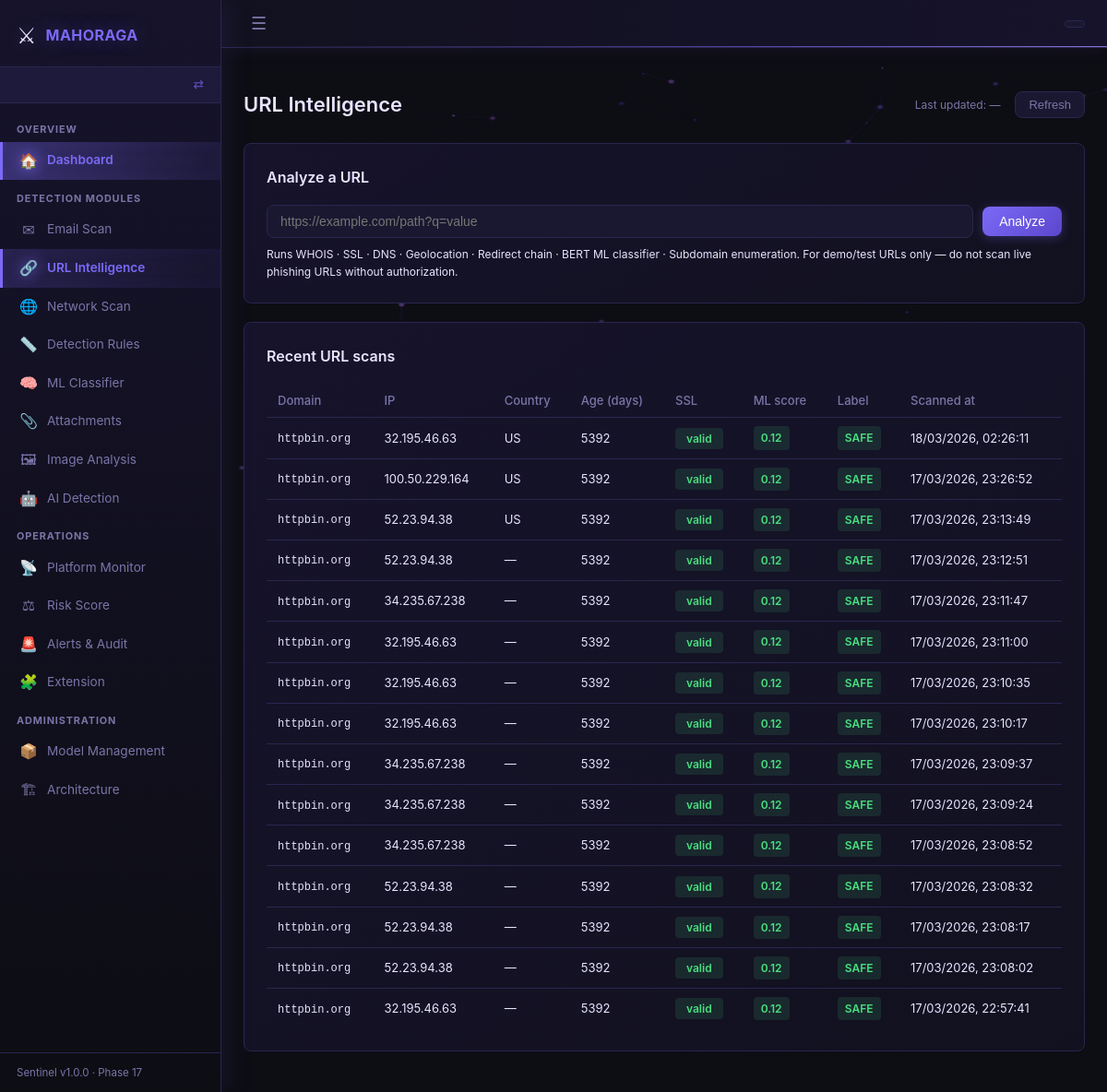
The page /url/intel on the database its author committed.
### backend/app/models.py (models this page shows)
class URLScan(db.Model):
    __tablename__ = "url_scans"
    id               = db.Column(db.Integer, primary_key=True)
    email_id         = db.Column(db.Integer, db.ForeignKey("email_scans.id"), nullable=True)
    raw_url          = db.Column(db.Text)
    normalized_url   = db.Column(db.Text)
    domain           = db.Column(db.String(255))
    ip_address       = db.Column(db.String(60))
    country          = db.Column(db.String(100))
    whois_data       = db.Column(db.Text)          # JSON string
    domain_age_days  = db.Column(db.Integer)
    ssl_valid        = db.Column(db.Boolean)
    ssl_issuer       = db.Column(db.String(255))
    redirect_chain   = db.Column(db.Text)          # JSON array of hop dicts
    ml_score         = db.Column(db.Float)         # 0.0 – 1.0 from BERT model
    rule_score       = db.Column(db.Float)         # score from rule engine
    final_label      = db.Column(db.String(20))    # BENIGN / SUSPICIOUS / MALICIOUS
    scanned_at       = db.Column(db.DateTime, default=datetime.utcnow)
    network_scans    = db.relationship("NetworkScan", backref="url_scan", lazy=True)

### backend/app/routes/url_intel.py (the view)
@url_intel_bp.route("/url/intel", methods=["GET"])
def url_intel_page():
    recent = (
        URLScan.query
        .order_by(URLScan.scanned_at.desc())
        .limit(15)
        .all()
    )
    return render_template("url_intel.html", recent_scans=recent)

### backend/app/routes/dashboard.py (called while the page is built, shortened)
def get_current_role() -> str:
    return session.get("role", "")

def get_sidebar_config():
    role = get_current_role()
    cfg  = ROLES.get(role, {})
    all_items = _all_sidebar_items()
    if cfg.get("allowed_prefixes") is None:
        return all_items   # admin sees everything

### frontend/templates/url_intel.html (shortened to what this page needs)
{% extends "base.html" %}
{% block content %}
<div class="page-header">
  <h1>URL Intelligence</h1>
  <span class="last-updated">
    Last updated: <span id="update-time">—</span>
  </span>
  <button class="btn-refresh" onclick="refreshHistory()">Refresh</button>
</div>
<div class="card">
  <h2>Analyze a URL</h2>
  <div class="url-input-row">
    <input type="text" id="url-input" placeholder="https://example.com/path?q=value"
           onkeydown="if(event.key==='Enter') submitUrl()">
    <button class="btn-primary" onclick="submitUrl()">Analyze</button>
  </div>
  <p class="hint">
    Runs WHOIS · SSL · DNS · Geolocation · Redirect chain · BERT ML classifier · Subdomain enumeration.
    For demo/test URLs only — do not scan live phishing URLs without authorization.
  </p>
</div>
<div class="card">
  <h2>Recent URL scans</h2>
  <table class="data-table">
    <thead>
      <tr>
        <th>Domain</th>
        <th>IP</th>
        <th>Country</th>
        <th>Age (days)</th>
        <th>SSL</th>
        <th>ML score</th>
        <th>Label</th>
        <th>Scanned at</th>
      </tr>
    </thead>
    <tbody id="history-table-body">
      {% for s in recent_scans %}
      <tr>
        <td class="truncate" title="{{ s.raw_url }}">
          <code>{{ s.domain }}</code>
        </td>
        <td>{{ s.ip_address or '—' }}</td>
        <td>{{ s.country or '—' }}</td>
        <td>
          {% if s.domain_age_days is not none %}
            <span class="{{ 'text-danger' if s.domain_age_days < 180 else '' }}">
              {{ s.domain_age_days }}
            </span>
          {% else %}—{% endif %}
        </td>
        <td>
          {% if s.ssl_valid %}
            <span class="auth-pill auth-pass">valid</span>
          {% else %}
            <span class="auth-pill auth-fail">invalid</span>
          {% endif %}
        </td>
        <td>
          <span class="score-pill score-{{ s.final_label | lower if s.final_label else 'unknown' }}">
            {{ '%.2f'|format(s.ml_score or 0) }}
          </span>
        </td>
        <td>
          <span class="label-badge label-{{ s.final_label | lower if s.final_label else 'unknown' }}">
            {{ s.final_label or '—' }}
          </span>
        </td>
        <td>{{ s.scanned_at.strftime('%d/%m/%Y, %H:%M:%S') if s.scanned_at else '—' }}</td>
      </tr>
      {% else %}
      <tr><td colspan="8" class="empty-state">No URL scans yet — enter a URL above</td></tr>
      {% endfor %}
    </tbody>
  </table>
</div>
{% endblock %}

### rows shown on the page
URLScan: domain "httpbin.org", ip_address "32.195.46.63", country "US", domain_age_days "5392", ssl_valid "valid", ml_score "0.12", final_label "SAFE", scanned_at "18/03/2026, 02:26:11"
URLScan: domain "httpbin.org", ip_address "100.50.229.164", country "US", domain_age_days "5392", ssl_valid "valid", ml_score "0.12", final_label "SAFE", scanned_at "17/03/2026, 23:26:52"
URLScan: domain "httpbin.org", ip_address "52.23.94.38", country "US", domain_age_days "5392", ssl_valid "valid", ml_score "0.12", final_label "SAFE", scanned_at "17/03/2026, 23:13:49"
URLScan: domain "httpbin.org", ip_address "52.23.94.38", country "—", domain_age_days "5392", ssl_valid "valid", ml_score "0.12", final_label "SAFE", scanned_at "17/03/2026, 23:12:51"
URLScan: domain "httpbin.org", ip_address "34.235.67.238", country "—", domain_age_days "5392", ssl_valid "valid", ml_score "0.12", final_label "SAFE", scanned_at "17/03/2026, 23:11:47"
URLScan: domain "httpbin.org", ip_address "32.195.46.63", country "—", domain_age_days "5392", ssl_valid "valid", ml_score "0.12", final_label "SAFE", scanned_at "17/03/2026, 23:11:00"
URLScan: domain "httpbin.org", ip_address "32.195.46.63", country "—", domain_age_days "5392", ssl_valid "valid", ml_score "0.12", final_label "SAFE", scanned_at "17/03/2026, 23:10:35"
URLScan: domain "httpbin.org", ip_address "32.195.46.63", country "—", domain_age_days "5392", ssl_valid "valid", ml_score "0.12", final_label "SAFE", scanned_at "17/03/2026, 23:10:17"
URLScan: domain "httpbin.org", ip_address "34.235.67.238", country "—", domain_age_days "5392", ssl_valid "valid", ml_score "0.12", final_label "SAFE", scanned_at "17/03/2026, 23:09:37"
URLScan: domain "httpbin.org", ip_address "34.235.67.238", country "—", domain_age_days "5392", ssl_valid "valid", ml_score "0.12", final_label "SAFE", scanned_at "17/03/2026, 23:09:24"
URLScan: domain "httpbin.org", ip_address "34.235.67.238", country "—", domain_age_days "5392", ssl_valid "valid", ml_score "0.12", final_label "SAFE", scanned_at "17/03/2026, 23:08:52"
URLScan: domain "httpbin.org", ip_address "52.23.94.38", country "—", domain_age_days "5392", ssl_valid "valid", ml_score "0.12", final_label "SAFE", scanned_at "17/03/2026, 23:08:32"
URLScan: domain "httpbin.org", ip_address "52.23.94.38", country "—", domain_age_days "5392", ssl_valid "valid", ml_score "0.12", final_label "SAFE", scanned_at "17/03/2026, 23:08:17"
URLScan: domain "httpbin.org", ip_address "52.23.94.38", country "—", domain_age_days "5392", ssl_valid "valid", ml_score "0.12", final_label "SAFE", scanned_at "17/03/2026, 23:08:02"
URLScan: domain "httpbin.org", ip_address "32.195.46.63", country "—", domain_age_days "5392", ssl_valid "valid", ml_score "0.12", final_label "SAFE", scanned_at "17/03/2026, 22:57:41"

### other values the page prints
{{ section.section }} "OVERVIEW" "DETECTION MODULES" "OPERATIONS" "ADMINISTRATION"
{{ item.icon }} "🏠" "✉" "🔗" "🌐" "📏" "🧠" "📎" "🖼" "🤖" "📡" "⚖" "🚨" "🧩" "📦" "🏗"
{{ item.label }} "Dashboard" "Email Scan" "URL Intelligence" "Network Scan" "Detection Rules" "ML Classifier" "Attachments" "Image Analysis" "AI Detection" "Platform Monitor" "Risk Score" "Alerts & Audit" "Extension" "Model Management" "Architecture"
